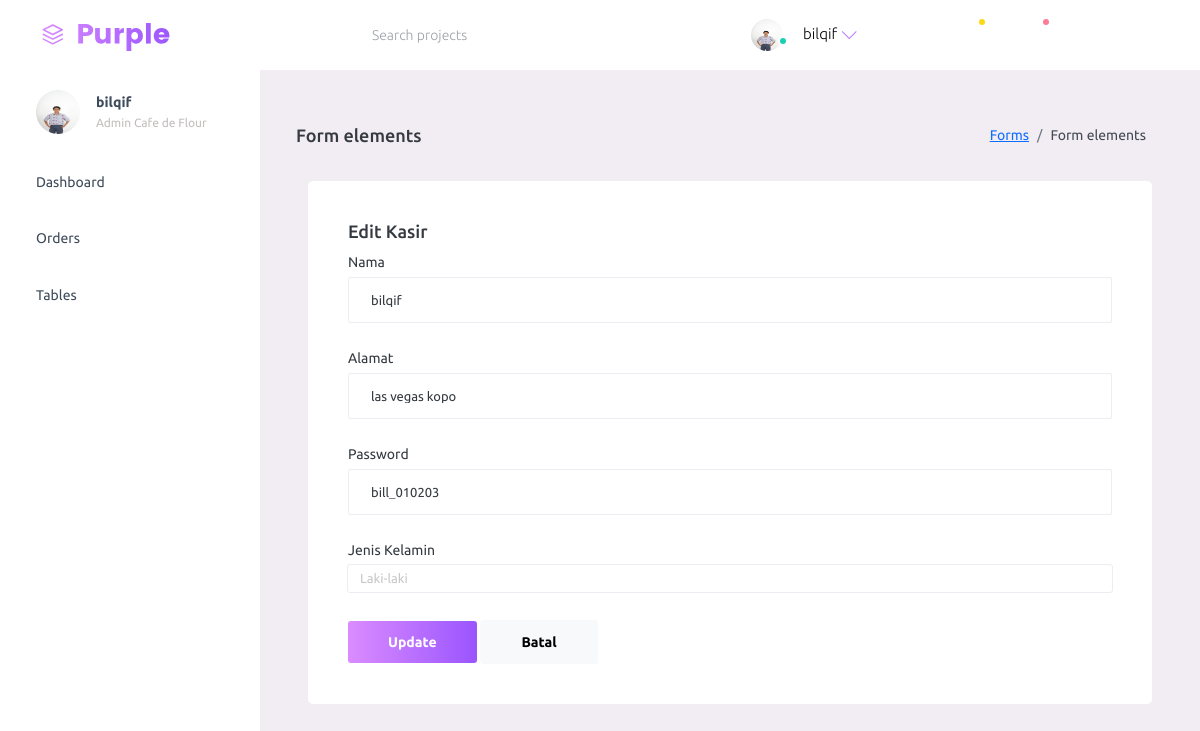
Screenshot of /website/purple-free/dist/backend/kasir/formedit.php?id=11 (signed in) with the database file from the repository.
### tables this page shows
CREATE TABLE `kasir` (
  `id_kasir` int NOT NULL,
  `nama_kasir` varchar(20) DEFAULT NULL,
  `alamat` varchar(25) DEFAULT NULL,
  `password` varchar(255) NOT NULL,
  `jenis_kelamin` enum('laki-laki','perempuan') NOT NULL
);

### website/purple-free/dist/backend/kasir/formedit.php (the view, shortened to what this page needs)
<?php
$nama_kasir = strtolower($_SESSION['nama_kasir']);
$foto_kasir = "/website/purple-free/dist/assets/images/faces/" . $nama_kasir . ".jpeg";
include '../../../../config/koneksi.php';
$id = $_GET['id'];
$query = mysqli_query($conn, "SELECT * FROM kasir WHERE id_kasir = $id");
$data = mysqli_fetch_assoc($query);
?>
<!DOCTYPE html>
<html lang="en">
  <head>
    <link rel="stylesheet" href="../../assets/vendors/mdi/css/materialdesignicons.min.css">
    <link rel="stylesheet" href="../../assets/vendors/ti-icons/css/themify-icons.css">
    <link rel="stylesheet" href="../../assets/vendors/css/vendor.bundle.base.css">
    <link rel="stylesheet" href="../../assets/vendors/font-awesome/css/font-awesome.min.css">
    <link rel="stylesheet" href="../../assets/vendors/select2/select2.min.css">
    <link rel="stylesheet" href="../../assets/vendors/select2-bootstrap-theme/select2-bootstrap.min.css">
    <link rel="stylesheet" href="../../assets/css/style.css">
  </head>
  <body>
    <div class="container-scroller">
      <nav class="navbar default-layout-navbar col-lg-12 col-12 p-0 fixed-top d-flex flex-row">
        <div class="text-center navbar-brand-wrapper d-flex align-items-center justify-content-start">
          <a class="navbar-brand brand-logo" href="../../index.php"><img src="../../assets/images/logo.svg" alt="logo" /></a>
        </div>
        <div class="navbar-menu-wrapper d-flex align-items-stretch">
          <button class="navbar-toggler navbar-toggler align-self-center" type="button" data-toggle="minimize">
            <span class="mdi mdi-menu"></span>
          </button>
          <div class="search-field d-none d-md-block">
            <form class="d-flex align-items-center h-100" action="#">
              <div class="input-group">
                <div class="input-group-prepend bg-transparent">
                  <i class="input-group-text border-0 mdi mdi-magnify"></i>
                </div>
                <input type="text" class="form-control bg-transparent border-0" placeholder="Search projects">
              </div>
            </form>
          </div>
          <ul class="navbar-nav navbar-nav-right">
            <li class="nav-item nav-profile dropdown">
              <a class="nav-link dropdown-toggle" id="profileDropdown" href="#" data-bs-toggle="dropdown" aria-expanded="false">
                <div class="nav-profile-img">
                  <img src="<?php echo $foto_kasir; ?>" alt="image">
                  <span class="availability-status online"></span>
                </div>
                <div class="nav-profile-text">
                  <p class="mb-1 text-black"><?php echo htmlspecialchars($_SESSION['nama_kasir']); ?></p>
                </div>
              </a>
            </li>
            <li class="nav-item d-none d-lg-block full-screen-link">
              <a class="nav-link">
                <i class="mdi mdi-fullscreen" id="fullscreen-button"></i>
              </a>
            </li>
            <li class="nav-item dropdown">
              <a class="nav-link count-indicator dropdown-toggle" id="messageDropdown" href="#" data-bs-toggle="dropdown" aria-expanded="false">
                <i class="mdi mdi-email-outline"></i>
                <span class="count-symbol bg-warning"></span>
              </a>
            </li>
            <li class="nav-item dropdown">
              <a class="nav-link count-indicator dropdown-toggle" id="notificationDropdown" href="#" data-bs-toggle="dropdown">
                <i class="mdi mdi-bell-outline"></i>
                <span class="count-symbol bg-danger"></span>
              </a>
            </li>
            <li class="nav-item nav-logout d-none d-lg-block">
              <a class="nav-link" href="#">
                <i class="mdi mdi-power"></i>
              </a>
            </li>
            <li class="nav-item nav-settings d-none d-lg-block">
              <a class="nav-link" href="#">
                <i class="mdi mdi-format-line-spacing"></i>
              </a>
            </li>
          </ul>
        </div>
      </nav>
      <div class="container-fluid page-body-wrapper">
        <nav class="sidebar sidebar-offcanvas" id="sidebar">
          <ul class="nav">
            <li class="nav-item nav-profile">
              <a href="#" class="nav-link">
                <div class="nav-profile-image">
                  <img src="<?php echo $foto_kasir; ?>" alt="profile" />
                </div>
                <div class="nav-profile-text d-flex flex-column">
                  <span class="font-weight-bold mb-2"><?php echo htmlspecialchars($_SESSION['nama_kasir']); ?></span>
                  <span class="text-secondary text-small">Admin Cafe de Flour</span>
                </div>
                <i class="mdi mdi-bookmark-check text-success nav-profile-badge"></i>
              </a>
            </li>
            <li class="nav-item">
              <a class="nav-link" href="../../index.php">
                <span class="menu-title">Dashboard</span>
                <i class="mdi mdi-home menu-icon"></i>
              </a>
            </li>
            <li class="nav-item">
              <a class="nav-link" data-bs-toggle="collapse" href="#charts" aria-expanded="false" aria-controls="charts">
                <span class="menu-title">Orders</span>
                <i class="mdi mdi-chart-bar menu-icon"></i>
              </a>
            </li>
            <li class="nav-item">
              <a class="nav-link" data-bs-toggle="collapse" href="#tables" aria-expanded="false" aria-controls="tables">
                <span class="menu-title">Tables</span>
                <i class="mdi mdi-table-large menu-icon"></i>
              </a>
            </li>
        </nav>
        <div class="main-panel">
          <div class="content-wrapper">
            <div class="page-header">
              <h3 class="page-title"> Form elements </h3>
              <nav aria-label="breadcrumb">
                <ol class="breadcrumb">
                  <li class="breadcrumb-item"><a href="#">Forms</a></li>
                  <li class="breadcrumb-item active" aria-current="page">Form elements</li>
                </ol>
              </nav>
            </div>
            <div class="container mt-4">
    <div class="card">
      <div class="card-body">
        <h4 class="card-title">Edit Kasir</h4>
        <form method="POST">
          <div class="form-group">
            <label>Nama</label>
            <input type="text" name="nama_kasir" value="<?= $data['nama_kasir']; ?>" class="form-control" required>
          </div>
          <div class="form-group">
            <label>Alamat</label>
            <input type="text" name="alamat" value="<?= $data['alamat']; ?>" class="form-control" required>
          </div>
          <div class="form-group">
            <label>Password</label>
            <input type="text" name="password" value="<?= $data['password']; ?>" class="form-control" required>
          </div>
          <div class="form-group">
            <label>Jenis Kelamin</label>
            <select name="jenis_kelamin" class="form-control">
              <option value="laki-laki" <?= $data['jenis_kelamin'] == 'laki-laki' ? 'selected' : ''; ?>>Laki-laki</option>
            </select>
          </div>
          <button type="submit" class="btn btn-gradient-primary">Update</button>
          <a href="../../pages/tables/basic-table-kasir.php" class="btn btn-light">Batal</a>
        </form>
      </div>
    </div>
  </div>
        </div>
      </div>
    </div>
  </body>
</html>

### rows the page displays
kasir: nama_kasir "bilqif", alamat "las vegas kopo", password "bill_010203", jenis_kelamin "Laki-laki"

### other values shown
$_SESSION['nama_kasir'] "bilqif"
